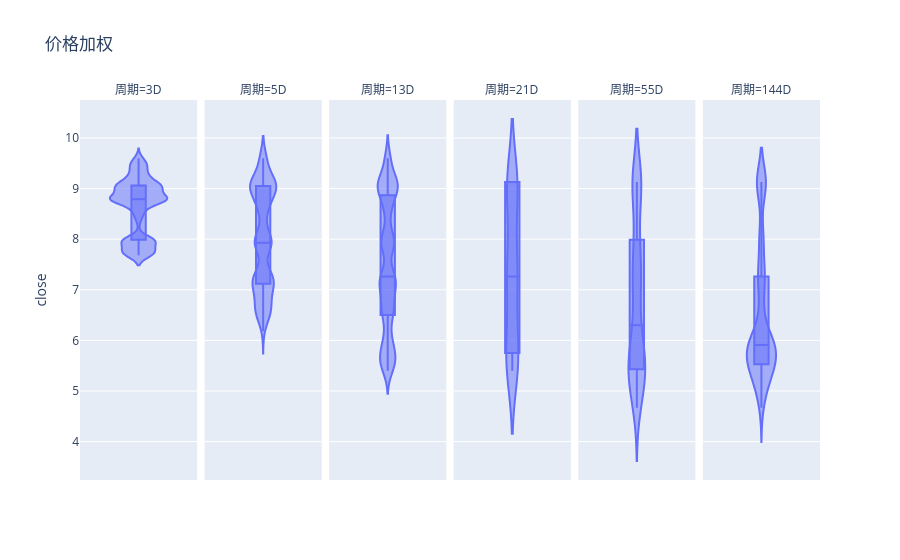

Notebook code cell kept with this figure:
### Code cell
fig = px.violin(plDF,y='close',facet_col='周期',facet_col_spacing=0.01,box=True,violinmode='overlay',title='价格加权')
fig.show()

### Figure 1 — Plotly figure (JSON) as saved in the notebook; plotly's stock layout.template omitted (floating-point values rounded to 4 significant figures; data arrays with more than 128 entries replaced by an {"elided": "..."} marker saying what was removed)
{"data": [{"alignmentgroup": "True", "box": {"visible": true}, "hovertemplate": "周期=3D<br>close=%{y}<extra></extra>", "legendgroup": "", "marker": {"color": "#636efa"}, "name": "", "offsetgroup": "", "orientation": "v", "scalegroup": "True", "showlegend": false, "type": "violin", "x0": " ", "xaxis": "x", "y": {"elided": "8996 float values"}, "y0": " ", "yaxis": "y"}, {"alignmentgroup": "True", "box": {"visible": true}, "hovertemplate": "周期=5D<br>close=%{y}<extra></extra>", "legendgroup": "", "marker": {"color": "#636efa"}, "name": "", "offsetgroup": "", "orientation": "v", "scalegroup": "True", "showlegend": false, "type": "violin", "x0": " ", "xaxis": "x2", "y": {"elided": "2660 float values"}, "y0": " ", "yaxis": "y2"}, {"alignmentgroup": "True", "box": {"visible": true}, "hovertemplate": "周期=13D<br>close=%{y}<extra></extra>", "legendgroup": "", "marker": {"color": "#636efa"}, "name": "", "offsetgroup": "", "orientation": "v", "scalegroup": "True", "showlegend": false, "type": "violin", "x0": " ", "xaxis": "x3", "y": {"elided": "8445 float values"}, "y0": " ", "yaxis": "y3"}, {"alignmentgroup": "True", "box": {"visible": true}, "hovertemplate": "周期=21D<br>close=%{y}<extra></extra>", "legendgroup": "", "marker": {"color": "#636efa"}, "name": "", "offsetgroup": "", "orientation": "v", "scalegroup": "True", "showlegend": false, "type": "violin", "x0": " ", "xaxis": "x4", "y": [5.42, 5.43, 5.4, 5.43, 5.61, 5.61, 5.47, 5.47, 5.44, 5.5, 5.5, 5.47, 5.47, 5.48, 5.53, 5.53, 5.54, 5.54, 5.76, 5.76, 5.72, 5.72, 5.88, 5.88, 6, 6, 6, 6.6, 6.6, 6.6, 6.6, 6.6, 6.6, 6.6, 7.26, 7.26, 7.26, 7.26, 7.26, 7.26, 7.26, 7.26, 7.26, 7.26, 7.26, 7.26, 7.26, 7.26, 7.26, 7.99, 7.99, 7.99, 7.99, 7.99, 7.99, 7.99, 7.99, 7.99, 8.79, 8.79, 9.13, 9.13, 9.13, 9.13, 9.13, 9.13, 9.13, 9.13, 9.13, 9.13, 9.13, 9.13, 9.13, 9.13, 9.13, 9.13, 9.13, 9.13, 9.13, 9.13, 9.13], "y0": " ", "yaxis": "y4"}, {"alignmentgroup": "True", "box": {"visible": true}, "hovertemplate": "周期=55D<br>close=%{y}<extra></extra>", "legendgroup": "", "marker": {"color": "#636efa"}, "name": "", "offsetgroup": "", "orientation": "v", "scalegroup": "True", "showlegend": false, "type": "violin", "x0": " ", "xaxis": "x5", "y": {"elided": "274 float values"}, "y0": " ", "yaxis": "y5"}, {"alignmentgroup": "True", "box": {"visible": true}, "hovertemplate": "周期=144D<br>close=%{y}<extra></extra>", "legendgroup": "", "marker": {"color": "#636efa"}, "name": "", "offsetgroup": "", "orientation": "v", "scalegroup": "True", "showlegend": false, "type": "violin", "x0": " ", "xaxis": "x6", "y": {"elided": "1036 float values"}, "y0": " ", "yaxis": "y6"}], "layout": {"annotations": [{"font": {}, "showarrow": false, "text": "周期=3D", "x": 0.07917, "xanchor": "center", "xref": "paper", "y": 1, "yanchor": "bottom", "yref": "paper"}, {"font": {}, "showarrow": false, "text": "周期=5D", "x": 0.2475, "xanchor": "center", "xref": "paper", "y": 1, "yanchor": "bottom", "yref": "paper"}, {"font": {}, "showarrow": false, "text": "周期=13D", "x": 0.4158, "xanchor": "center", "xref": "paper", "y": 1, "yanchor": "bottom", "yref": "paper"}, {"font": {}, "showarrow": false, "text": "周期=21D", "x": 0.5842, "xanchor": "center", "xref": "paper", "y": 1, "yanchor": "bottom", "yref": "paper"}, {"font": {}, "showarrow": false, "text": "周期=55D", "x": 0.7525, "xanchor": "center", "xref": "paper", "y": 1, "yanchor": "bottom", "yref": "paper"}, {"font": {}, "showarrow": false, "text": "周期=144D", "x": 0.9208, "xanchor": "center", "xref": "paper", "y": 1, "yanchor": "bottom", "yref": "paper"}], "legend": {"tracegroupgap": 0}, "title": {"text": "价格加权"}, "violinmode": "overlay", "xaxis": {"anchor": "y", "domain": [0, 0.1583]}, "xaxis2": {"anchor": "y2", "domain": [0.1683, 0.3267], "matches": "x"}, "xaxis3": {"anchor": "y3", "domain": [0.3367, 0.495], "matches": "x"}, "xaxis4": {"anchor": "y4", "domain": [0.505, 0.6633], "matches": "x"}, "xaxis5": {"anchor": "y5", "domain": [0.6733, 0.8317], "matches": "x"}, "xaxis6": {"anchor": "y6", "domain": [0.8417, 1], "matches": "x"}, "yaxis": {"anchor": "x", "domain": [0, 1], "title": {"text": "close"}}, "yaxis2": {"anchor": "x2", "domain": [0, 1], "matches": "y", "showticklabels": false}, "yaxis3": {"anchor": "x3", "domain": [0, 1], "matches": "y", "showticklabels": false}, "yaxis4": {"anchor": "x4", "domain": [0, 1], "matches": "y", "showticklabels": false}, "yaxis5": {"anchor": "x5", "domain": [0, 1], "matches": "y", "showticklabels": false}, "yaxis6": {"anchor": "x6", "domain": [0, 1], "matches": "y", "showticklabels": false}}}
